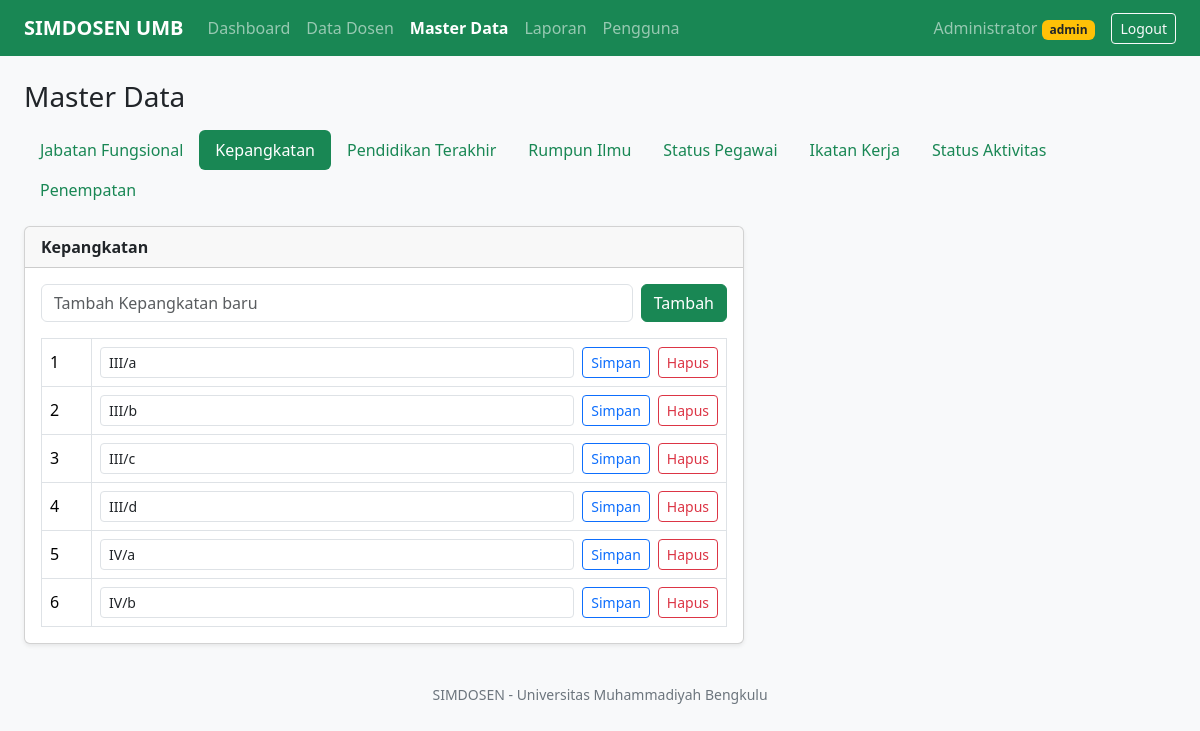
Screenshot of /master.php?t=kepangkatan (signed in) with the database file from the repository.
### tables this page shows
CREATE TABLE kepangkatan        (id INT AUTO_INCREMENT PRIMARY KEY, nama VARCHAR(80) NOT NULL);

### includes/koneksi.php (called while the page is built, shortened)
<?php
function db(): PDO {
  static $pdo = null;
  if (!$pdo) {
    try {
      $pdo = new PDO('mysql:host='.DB_HOST.';dbname='.DB_NAME.';charset=utf8mb4', DB_USER, DB_PASS, [
        PDO::ATTR_ERRMODE => PDO::ERRMODE_EXCEPTION,
        PDO::ATTR_DEFAULT_FETCH_MODE => PDO::FETCH_ASSOC,
      ]);
    } catch (PDOException $e) {
      http_response_code(500);
      header('Content-Type: text/plain; charset=utf-8');
      exit('Koneksi database gagal: '.$e->getMessage());
    }
  }
  return $pdo;
}
function h($s): string { return htmlspecialchars((string)$s, ENT_QUOTES, 'UTF-8'); }

### master.php (the view, shortened to what this page needs)
<?php
$t = $_GET['t'] ?? array_key_first(MASTER);
$rows = db()->query("SELECT m.id, m.nama FROM $t m ORDER BY m.id")->fetchAll();
require __DIR__.'/includes/header.php';
?>
<h3 class="mb-3">Master Data</h3>
<ul class="nav nav-pills mb-3">
  <?php foreach (MASTER as $key => $lb): ?>
  <li class="nav-item"><a class="nav-link <?= $key === $t ? 'active bg-success' : 'text-success' ?>" href="master.php?t=<?= $key ?>"><?= h($lb) ?></a></li>
  <?php endforeach; ?>
</ul>
<div class="card shadow-sm" style="max-width:720px"><div class="card-header fw-semibold"><?= h(MASTER[$t]) ?></div><div class="card-body">
  <form method="post" class="d-flex gap-2 mb-3"><?= csrf_field() ?>
    <input class="form-control" name="nama" placeholder="Tambah <?= h(MASTER[$t]) ?> baru" required>
    <button class="btn btn-success">Tambah</button>
  </form>
  <table class="table table-bordered align-middle mb-0">
    <?php foreach ($rows as $r): ?>
    <tr><td style="width:50px"><?= $r['id'] ?></td><td>
      <form method="post" class="d-flex gap-2"><?= csrf_field() ?>
        <input class="form-control form-control-sm" name="nama" value="<?= h($r['nama']) ?>">
        <button class="btn btn-sm btn-outline-primary" name="aksi" value="ubah">Simpan</button>
        <button class="btn btn-sm btn-outline-danger" name="aksi" value="hapus" onclick="return confirm('Hapus data ini?')">Hapus</button>
      </form></td></tr>
    <?php endforeach; ?>
  </table>
</div></div>
<?php require __DIR__.'/includes/footer.php'; ?>

### rows the page displays
kepangkatan: id "1", nama "III/a"
kepangkatan: id "2", nama "III/b"
kepangkatan: id "3", nama "III/c"
kepangkatan: id "4", nama "III/d"
kepangkatan: id "5", nama "IV/a"
kepangkatan: id "6", nama "IV/b"

### other values shown
$label "Dashboard Data Dosen Master Data Laporan Pengguna"
$u['nama'] "Administrator"
$u['role'] "admin"
$lb "Jabatan Fungsional"
$lb "Kepangkatan"
$lb "Pendidikan Terakhir"
$lb "Rumpun Ilmu"
$lb "Status Pegawai"
$lb "Ikatan Kerja"
$lb "Status Aktivitas"
$lb "Penempatan"
MASTER[$t] "Kepangkatan"
